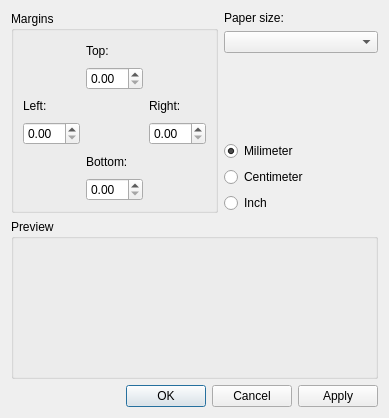
<?xml version="1.0" encoding="UTF-8"?>
<ui version="4.0">
 <class>LReportPropertyPageLayout</class>
 <widget class="QWidget" name="LReportPropertyPageLayout">
  <property name="geometry">
   <rect>
    <x>0</x>
    <y>0</y>
    <width>389</width>
    <height>418</height>
   </rect>
  </property>
  <property name="windowTitle">
   <string>Form</string>
  </property>
  <layout class="QGridLayout" name="gridLayout_2">
   <item row="0" column="0">
    <widget class="QGroupBox" name="groupBox">
     <property name="title">
      <string>Margins</string>
     </property>
     <layout class="QGridLayout" name="gridLayout">
      <item row="0" column="1">
       <widget class="QLabel" name="label">
        <property name="text">
         <string>Top:</string>
        </property>
       </widget>
      </item>
      <item row="2" column="0">
       <widget class="QLabel" name="label_3">
        <property name="text">
         <string>Left:</string>
        </property>
       </widget>
      </item>
      <item row="2" column="2">
       <widget class="QLabel" name="label_2">
        <property name="text">
         <string>Right:</string>
        </property>
       </widget>
      </item>
      <item row="4" column="1">
       <widget class="QLabel" name="label_4">
        <property name="text">
         <string>Bottom:</string>
        </property>
       </widget>
      </item>
      <item row="3" column="2">
       <widget class="QDoubleSpinBox" name="doubleSpinBox_2"/>
      </item>
      <item row="5" column="1">
       <widget class="QDoubleSpinBox" name="doubleSpinBox_4"/>
      </item>
      <item row="1" column="1">
       <widget class="QDoubleSpinBox" name="doubleSpinBox"/>
      </item>
      <item row="3" column="0">
       <widget class="QDoubleSpinBox" name="doubleSpinBox_3">
        <property name="prefix">
         <string comment="in" extracomment="s"/>
        </property>
       </widget>
      </item>
     </layout>
    </widget>
   </item>
   <item row="0" column="1">
    <layout class="QVBoxLayout" name="verticalLayout">
     <item>
      <widget class="QLabel" name="label_5">
       <property name="text">
        <string>Paper size:</string>
       </property>
      </widget>
     </item>
     <item>
      <widget class="QComboBox" name="comboBoxPageSizes"/>
     </item>
     <item>
      <spacer name="verticalSpacer">
       <property name="orientation">
        <enum>Qt::Vertical</enum>
       </property>
       <property name="sizeHint" stdset="0">
        <size>
         <width>20</width>
         <height>40</height>
        </size>
       </property>
      </spacer>
     </item>
     <item>
      <widget class="QRadioButton" name="radioButton">
       <property name="text">
        <string>Milimeter</string>
       </property>
       <property name="checked">
        <bool>true</bool>
       </property>
      </widget>
     </item>
     <item>
      <widget class="QRadioButton" name="radioButton_2">
       <property name="text">
        <string>Centimeter</string>
       </property>
      </widget>
     </item>
     <item>
      <widget class="QRadioButton" name="radioButton_3">
       <property name="text">
        <string>Inch</string>
       </property>
      </widget>
     </item>
    </layout>
   </item>
   <item row="1" column="0" colspan="2">
    <widget class="QGroupBox" name="groupBox_2">
     <property name="minimumSize">
      <size>
       <width>0</width>
       <height>160</height>
      </size>
     </property>
     <property name="title">
      <string>Preview</string>
     </property>
    </widget>
   </item>
   <item row="2" column="0" colspan="2">
    <widget class="QDialogButtonBox" name="buttonBox">
     <property name="orientation">
      <enum>Qt::Horizontal</enum>
     </property>
     <property name="standardButtons">
      <set>QDialogButtonBox::Apply|QDialogButtonBox::Cancel|QDialogButtonBox::Ok</set>
     </property>
     <property name="centerButtons">
      <bool>false</bool>
     </property>
    </widget>
   </item>
  </layout>
 </widget>
 <resources/>
 <connections/>
</ui>
